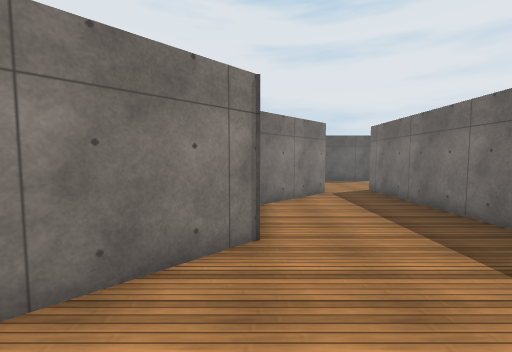
[1] (above)

22 first-person views from a walk through a 3-D level made in the Unity game engine. The camera is 1.5 m above the floor, tilts 4° down and sees 90° across. The floor is counted in squares, 1 m on a side. Each view is taken from the middle of a square. On the plan, view 1 faces up. The plan holds only what a view shows up to about 13 squares ahead; the rest is blank. Surface patterns are stand-ins for the level's own textures.

[2]
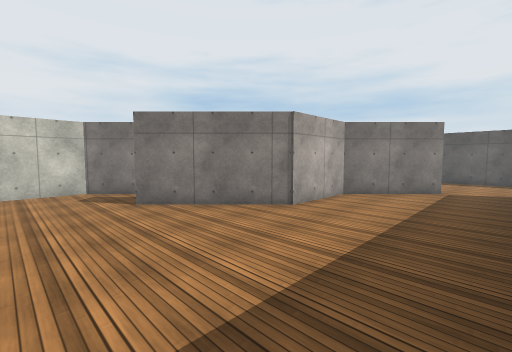

[3]
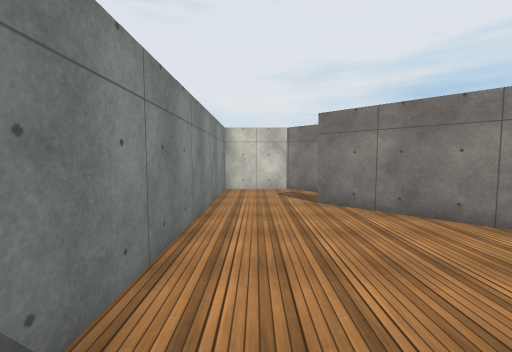

[4]
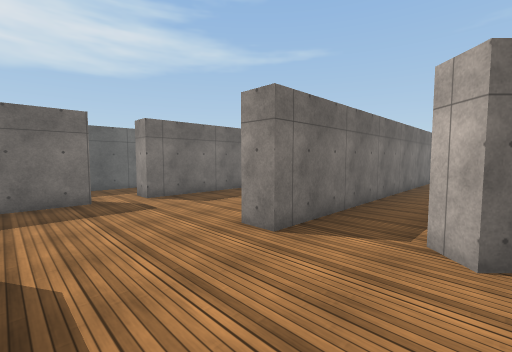

[5]
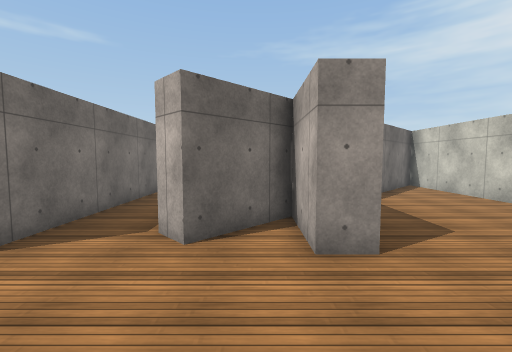

[6]
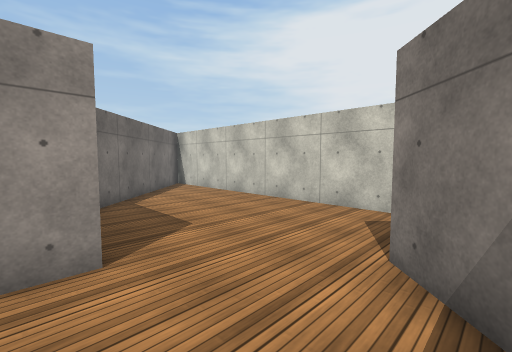

[7]
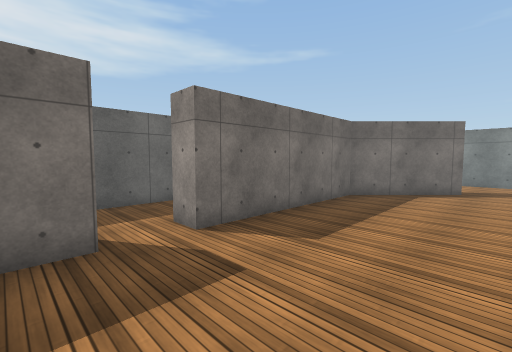

[8]
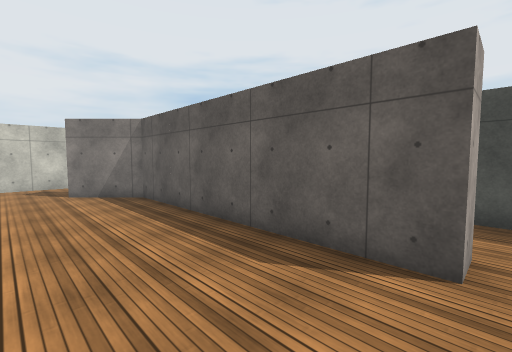

[9]
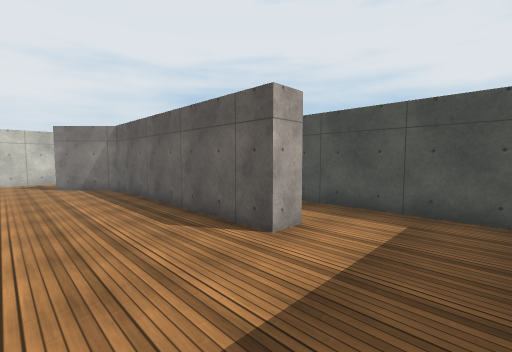

[10]
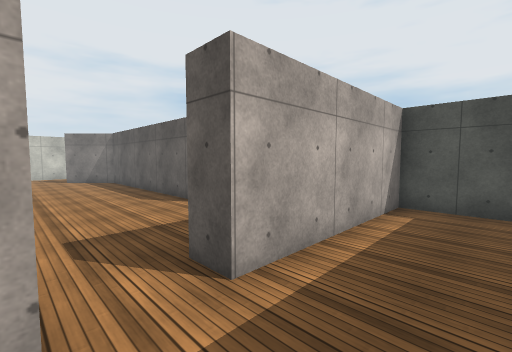

[11]
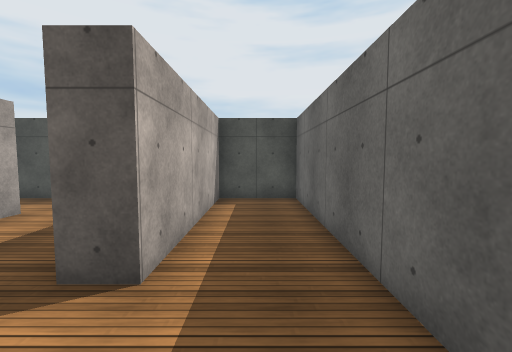

[12]
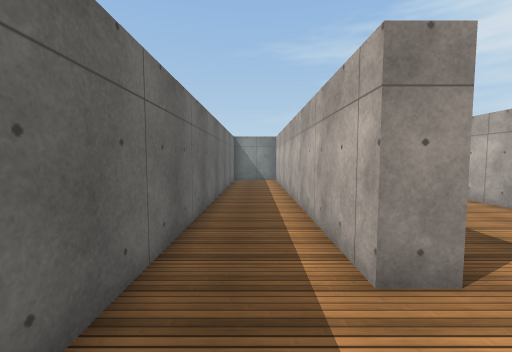

[13]
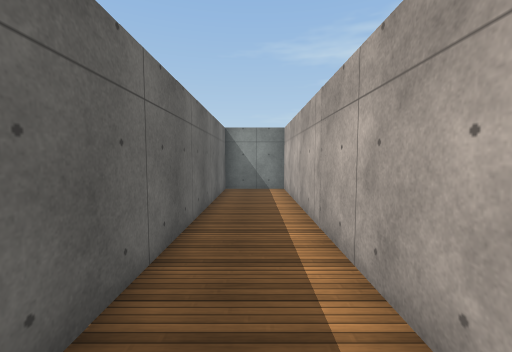

[14]
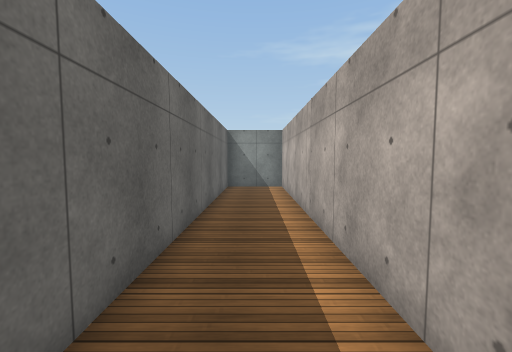

[15]
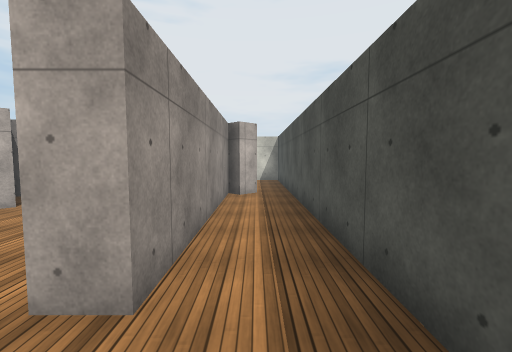

[16]
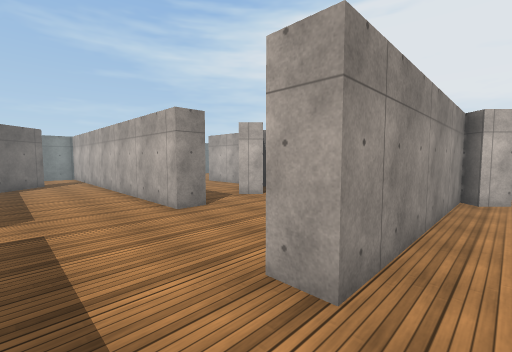

[17]
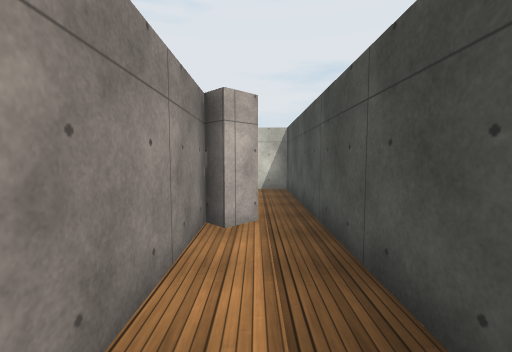

[18]
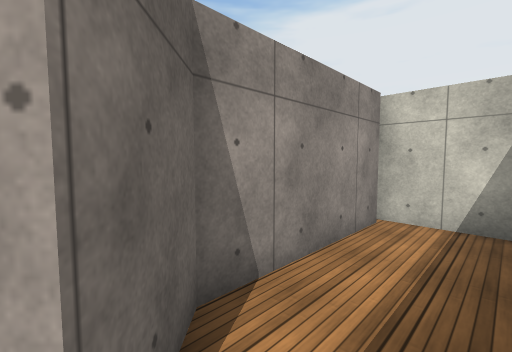

[19]
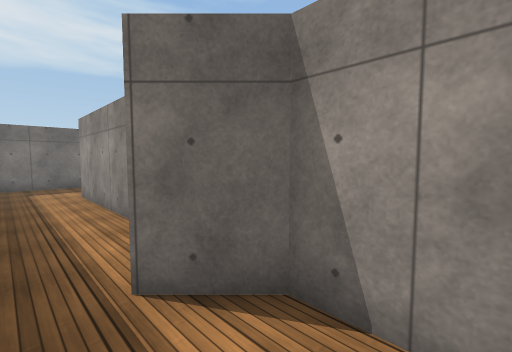

[20]
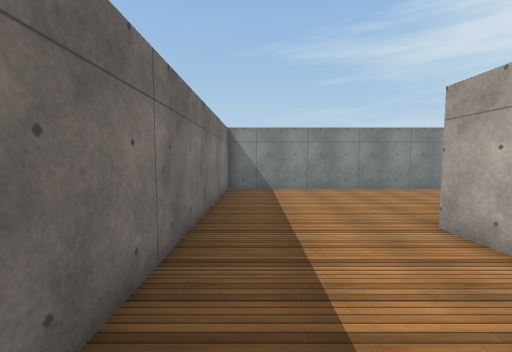

[21]
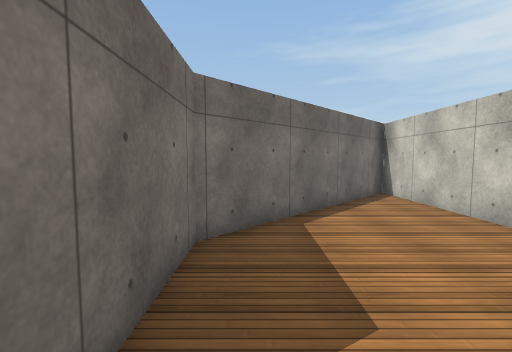

[22]
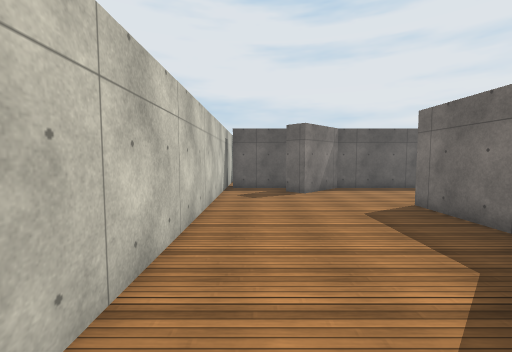

### Floor plan
Points are (right, up) in squares from view 1. A wall is a line through its corners. A room is listed if a view was taken in it or the views show most of it. See-through windows are left out.
Room 1 (views 1, 2, 3, 4, 5, 6, 7, 8, 9, 15, 16, 17, 20, 21, 22)
walls: (-0.9, 17.8) (7.6, 17.8) (7.6, 16.8) (-1.9, 16.8) (-3.9, 14.8) (-4.7, 15.5); (8.4, 1.7) (11.6, 5) (11.6, 12.1) (12.6, 12.1); (-4.4, 16.8) (-7.2, 16.8); (-1.1, 19) (-0.4, 18.3); (-6, 2) (-7.5, 0.5) (-7.5, -2.5) (5.4, -2.5) (5.4, 12.1) (6.4, 12.1) (6.4, 4.2); (12.6, 14) (11.6, 14) (11.6, 20.1); (-7.5, 17.5) (-7.5, 1.9) (-0.9, 8.5) (-0.9, 12.1) (0.1, 12.1) (0.1, 9.5) (2.2, 11.7) (3, 10.9) (0.1, 8.1) (0.1, 4.7) (-3.6, 1); (11.1, 20.5) (-0.6, 20.5)
ways out: opening at (12.5, 13) to room 2; opening at (-1, 20) to room 3; opening at (7.5, 3.5)
Room 2 (views 10, 11, 12, 13, 14)
walls: (12.6, 12.1) (12.6, -2.5) (15.5, -2.5) (15.5, 20.5) (12.6, 20.5) (12.6, 14)
ways out: opening at (12.5, 13) to room 1
Room 3 (views 18, 19)
walls: (-0.6, 20.5) (-7.5, 20.5) (-7.5, 17.5); (-7.2, 17.8) (-2.3, 17.8) (-1.1, 19)
ways out: opening at (-1, 20) to room 1

Positions as (right, up) in squares from view 1, and headings:
1: (0, 0), facing up
2: (5, -2), facing up-left
3: (5, -1), facing left
4: (2, 16), facing down-right
5: (1, 16), facing down
6: (0, 16), facing down-left
7: (7, 15), facing down-right
8: (8, 13), facing up-left
9: (11, 13), facing up-left
10: (15, 12), facing up-left
11: (14, 11), facing up
12: (14, 15), facing down
13: (14, 10), facing down
14: (14, 11), facing down
15: (10, 19), facing left
16: (10, 19), facing down-left
17: (5, 19), facing left
18: (-1, 20), facing down-left
19: (-4, 20), facing down-right
20: (4, 10), facing down
21: (-2, 13), facing down
22: (-6, 4), facing up
